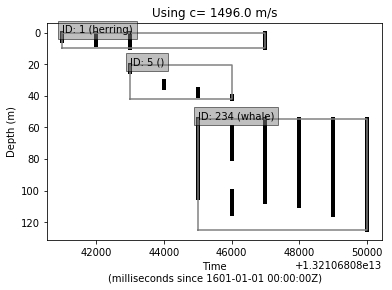

Generate this figure with Python:
# -*- coding: utf-8 -*-
"""
Created on Tue Aug 20 11:44:06 2019

@author: gavinj
"""

from netCDF4 import Dataset
import numpy as np
import matplotlib.pyplot as plt

#Name of the netcdf file
filename = 'demo_mask.nc'

#open the file
dataset = Dataset(filename)

#Open the group where the data is located
interp = dataset.groups['Interpretation'].groups['v1']

# Get some variables and attributes
t = interp.variables['mask_times'][:]
d = interp.variables['mask_depths'][:]

c = interp.variables['sound_speed'][:]
c_units = interp.variables['sound_speed'].units

t_units = interp.variables['mask_times'].units
d_units = interp.variables['mask_depths'].units

bb_upper = interp.variables['min_depth'][:]
bb_lower = interp.variables['max_depth'][:]
bb_left = interp.variables['start_time'][:]
bb_right = interp.variables['end_time'][:]

region_id = interp.variables['id'][:]

#close dataset
dataset.close()

#Plot the power of beam
plt.figure(1)
plt.clf()

# plot masks
for i, r in enumerate(d):
    plt.plot(np.array([t[i], t[i]]), np.array([r[0::2], r[1::2]]), linewidth=4, color='k')

# plot bounding boxes
for i, junk in enumerate(bb_upper):
    plt.plot(np.array([bb_left[i], bb_right[i], bb_right[i], bb_left[i], bb_left[i]]), 
             np.array([bb_lower[i], bb_lower[i], bb_upper[i], bb_upper[i], bb_lower[i]]),
             color=(0.5, 0.5, 0.5))
    plt.text(bb_left[i], bb_upper[i], 'ID: ' + str(region_id[i]), 
             bbox=dict(facecolor=(0.5, 0.5, 0.5), alpha=0.5))
plt.title('Using c= ' + str(c) + ' ' + c_units)
ax = plt.gca()
ax.invert_yaxis()

plt.xlabel('Time\n(' + t_units + ')')
plt.ylabel('Depth (' + d_units + ')')

plt.savefig('demo_mask.png', bbox_inches='tight')
